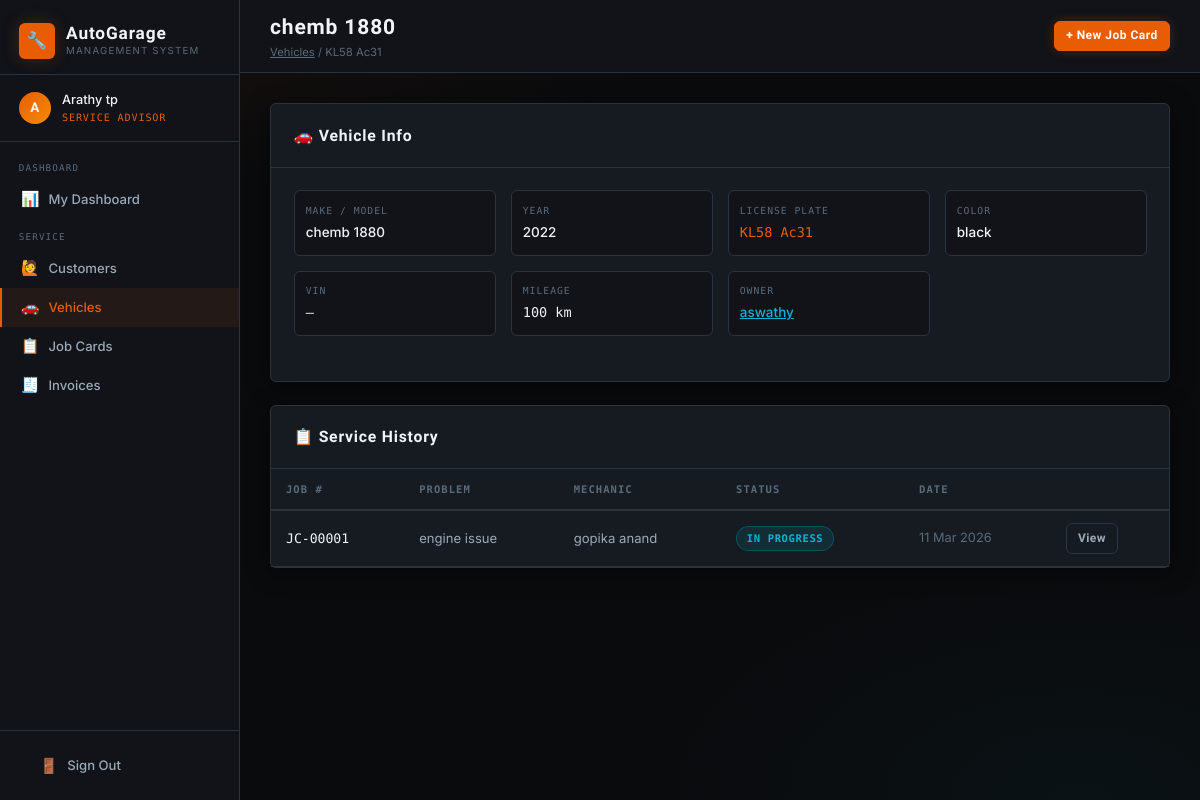
The page /vehicles/1/ (signed in) on the database its author committed.
### core/models.py (models this page shows, shortened)
class UserProfile(models.Model):
    ROLE_CHOICES = [
        ('owner', 'Owner'),
        ('advisor', 'Service Advisor'),
        ('mechanic', 'Mechanic'),
        ('store_manager', 'Store Manager'),
    ]
    user = models.OneToOneField(User, on_delete=models.CASCADE, related_name='profile')
    role = models.CharField(max_length=20, choices=ROLE_CHOICES)
    phone = models.CharField(max_length=20, blank=True)
    created_at = models.DateTimeField(auto_now_add=True)

class Vehicle(models.Model):
    customer = models.ForeignKey(Customer, on_delete=models.CASCADE, related_name='vehicles')
    make = models.CharField(max_length=50)
    model = models.CharField(max_length=50)
    year = models.PositiveIntegerField()
    license_plate = models.CharField(max_length=20, unique=True)
    vin = models.CharField(max_length=50, blank=True)
    color = models.CharField(max_length=30, blank=True)
    mileage = models.PositiveIntegerField(default=0)
    def __str__(self):
        return f"{self.year} {self.make} {self.model} ({self.license_plate})"

class Customer(models.Model):
    name = models.CharField(max_length=100)
    email = models.EmailField(blank=True)
    phone = models.CharField(max_length=20)
    address = models.TextField(blank=True)
    created_at = models.DateTimeField(auto_now_add=True)
    created_by = models.ForeignKey(User, on_delete=models.SET_NULL, null=True)

class JobCard(models.Model):
    STATUS_CHOICES = [
        ('pending', 'Pending'),
        ('in_progress', 'In Progress'),
        ('waiting_parts', 'Waiting for Parts'),
        ('completed', 'Completed'),
        ('delivered', 'Delivered'),
    ]
    job_number = models.CharField(max_length=20, unique=True, blank=True)
    vehicle = models.ForeignKey(Vehicle, on_delete=models.CASCADE, related_name='job_cards')
    advisor = models.ForeignKey(User, on_delete=models.SET_NULL, null=True, related_name='advised_jobs')
    mechanic = models.ForeignKey(User, on_delete=models.SET_NULL, null=True, blank=True, related_name='assigned_jobs')
    problem_description = models.TextField()
    repair_instructions = models.TextField(blank=True)
    status = models.CharField(max_length=20, choices=STATUS_CHOICES, default='pending')
    created_at = models.DateTimeField(auto_now_add=True)
    updated_at = models.DateTimeField(auto_now=True)
    completed_at = models.DateTimeField(null=True, blank=True)
    labour_cost = models.DecimalField(max_digits=10, decimal_places=2, default=0)
    notes = models.TextField(blank=True)

### core/views.py (the view)
# urls.py: path('vehicles/<int:pk>/', views.vehicle_detail, name='vehicle_detail'),
@login_required
@role_required('owner', 'advisor')
def vehicle_detail(request, pk):
    vehicle = get_object_or_404(Vehicle, pk=pk)
    jobs = vehicle.job_cards.all().order_by('-created_at')
    return render(request, 'core/vehicle_detail.html', {'vehicle': vehicle, 'jobs': jobs})

### core/views.py (called while the page is built)
def role_required(*roles):
    def decorator(view_func):
        @wraps(view_func)
        def wrapper(request, *args, **kwargs):
            if not request.user.is_authenticated:
                return redirect('login')
            try:
                profile = request.user.profile
                if profile.role in roles or request.user.is_superuser:
                    return view_func(request, *args, **kwargs)
            except UserProfile.DoesNotExist:
                if request.user.is_superuser:
                    return view_func(request, *args, **kwargs)
            messages.error(request, "You don't have permission to access that page.")
            return redirect('dashboard')
        return wrapper
    return decorator

### core/templates/core/vehicle_detail.html (shortened to what this page needs)
{% extends 'core/base.html' %}
{% block page_title %}{{ vehicle.make }} {{ vehicle.model }}{% endblock %}
{% block breadcrumb %}<a href="{% url 'vehicle_list' %}" style="color:var(--text-3);">Vehicles</a> / {{ vehicle.license_plate }}{% endblock %}
{% block topbar_actions %}
<a href="{% url 'job_create' %}" class="btn btn-primary btn-sm">+ New Job Card</a>
{% endblock %}
{% block content %}
<div class="card mb-3">
  <div class="card-header"><span class="card-title">🚗 Vehicle Info</span></div>
  <div class="card-body">
    <div class="job-meta-grid">
      <div class="job-meta-item"><div class="job-meta-label">Make / Model</div><div class="job-meta-value">{{ vehicle.make }} {{ vehicle.model }}</div></div>
      <div class="job-meta-item"><div class="job-meta-label">Year</div><div class="job-meta-value">{{ vehicle.year }}</div></div>
      <div class="job-meta-item"><div class="job-meta-label">License Plate</div><div class="job-meta-value text-mono text-accent">{{ vehicle.license_plate }}</div></div>
      <div class="job-meta-item"><div class="job-meta-label">Color</div><div class="job-meta-value">{{ vehicle.color|default:"—" }}</div></div>
      <div class="job-meta-item"><div class="job-meta-label">VIN</div><div class="job-meta-value text-mono">{{ vehicle.vin|default:"—" }}</div></div>
      <div class="job-meta-item"><div class="job-meta-label">Mileage</div><div class="job-meta-value text-mono">{{ vehicle.mileage }} km</div></div>
      <div class="job-meta-item"><div class="job-meta-label">Owner</div><div class="job-meta-value"><a href="{% url 'customer_detail' vehicle.customer.pk %}" style="color:var(--teal);">{{ vehicle.customer.name }}</a></div></div>
    </div>
  </div>
</div>
<div class="card">
  <div class="card-header"><span class="card-title">📋 Service History</span></div>
  <div class="table-wrap"><table>
    <thead><tr><th>Job #</th><th>Problem</th><th>Mechanic</th><th>Status</th><th>Date</th><th></th></tr></thead>
    <tbody>
      {% for job in jobs %}
      <tr>
        <td class="text-mono text-accent">{{ job.job_number }}</td>
        <td style="max-width:200px; overflow:hidden; text-overflow:ellipsis; white-space:nowrap;">{{ job.problem_description }}</td>
        <td>{{ job.mechanic.get_full_name|default:job.mechanic.username|default:"—" }}</td>
        <td><span class="badge badge-{{ job.status }}">{{ job.get_status_display }}</span></td>
        <td class="text-muted">{{ job.created_at|date:"d M Y" }}</td>
        <td><a href="{% url 'job_detail' job.pk %}" class="btn btn-secondary btn-sm">View</a></td>
      </tr>
      {% empty %}<tr><td colspan="6" class="text-center text-muted">No service history</td></tr>
      {% endfor %}
    </tbody>
  </table></div>
</div>
{% endblock %}

### core/templates/core/base.html (shortened to what this page needs)
{% load static %}
<!DOCTYPE html>
<html lang="en">
<head>
  <link rel="stylesheet" href="{% static 'core/css/style.css' %}">
</head>
<body>
<div class="layout">
  <aside class="sidebar">
    <div class="sidebar-brand">
      <a href="{% url 'dashboard' %}" class="logo">
        <div class="logo-icon">🔧</div>
        <div>
          <div class="logo-text">AutoGarage</div>
          <div class="logo-sub">Management System</div>
        </div>
      </a>
    </div>
    <div class="sidebar-user">
      <div class="user-avatar">{{ request.user.username|first|upper }}</div>
      <div>
        <div class="user-name">{{ request.user.get_full_name|default:request.user.username }}</div>
        <div class="user-role">
          {% if request.user.is_superuser %}Owner{% else %}{{ request.user.profile.get_role_display }}{% endif %}
        </div>
      </div>
    </div>
    <nav class="sidebar-nav">
      {% with role=request.user.profile.role|default:"owner" %}
      {% if request.user.is_superuser or role == "owner" %}
      <div class="nav-section">
        <div class="nav-section-label">Overview</div>
        <a href="{% url 'owner_dashboard' %}" class="nav-link {% if request.resolver_match.url_name == 'owner_dashboard' %}active{% endif %}">
          <span class="icon">📊</span><span>Dashboard</span>
        </a>
        <a href="{% url 'reports' %}" class="nav-link {% if request.resolver_match.url_name == 'reports' %}active{% endif %}">
          <span class="icon">📈</span><span>Reports</span>
        </a>
      </div>
      <div class="nav-section">
        <div class="nav-section-label">People</div>
        <a href="{% url 'staff_list' %}" class="nav-link {% if 'staff' in request.resolver_match.url_name %}active{% endif %}">
          <span class="icon">👥</span><span>Staff</span>
        </a>
        <a href="{% url 'customer_list' %}" class="nav-link {% if 'customer' in request.resolver_match.url_name %}active{% endif %}">
          <span class="icon">🙋</span><span>Customers</span>
        </a>
      </div>
      <div class="nav-section">
        <div class="nav-section-label">Operations</div>
        <a href="{% url 'vehicle_list' %}" class="nav-link {% if 'vehicle' in request.resolver_match.url_name %}active{% endif %}">
          <span class="icon">🚗</span><span>Vehicles</span>
        </a>
        <a href="{% url 'job_list' %}" class="nav-link {% if 'job' in request.resolver_match.url_name %}active{% endif %}">
          <span class="icon">📋</span><span>Job Cards</span>
        </a>
        <a href="{% url 'invoice_list' %}" class="nav-link {% if 'invoice' in request.resolver_match.url_name %}active{% endif %}">
          <span class="icon">🧾</span><span>Invoices</span>
        </a>
      </div>
      <div class="nav-section">
        <div class="nav-section-label">Inventory</div>
        <a href="{% url 'parts_list' %}" class="nav-link {% if 'part' in request.resolver_match.url_name %}active{% endif %}">
          <span class="icon">⚙️</span><span>Spare Parts</span>
        </a>
        <a href="{% url 'category_list' %}" class="nav-link {% if 'category' in request.resolver_match.url_name %}active{% endif %}">
          <span class="icon">🏷️</span><span>Categories</span>
        </a>
        <a href="{% url 'supplier_list' %}" class="nav-link {% if 'supplier' in request.resolver_match.url_name %}active{% endif %}">
          <span class="icon">🏭</span><span>Suppliers</span>
        </a>
      </div>
      {% elif role == "advisor" %}
      <div class="nav-section">
        <div class="nav-section-label">Dashboard</div>
        <a href="{% url 'advisor_dashboard' %}" class="nav-link {% if request.resolver_match.url_name == 'advisor_dashboard' %}active{% endif %}">
          <span class="icon">📊</span><span>My Dashboard</span>
        </a>
      </div>
      <div class="nav-section">
        <div class="nav-section-label">Service</div>
        <a href="{% url 'customer_list' %}" class="nav-link {% if 'customer' in request.resolver_match.url_name %}active{% endif %}">
          <span class="icon">🙋</span><span>Customers</span>
        </a>
        <a href="{% url 'vehicle_list' %}" class="nav-link {% if 'vehicle' in request.resolver_match.url_name %}active{% endif %}">
          <span class="icon">🚗</span><span>Vehicles</span>
        </a>
        <a href="{% url 'job_list' %}" class="nav-link {% if 'job' in request.resolver_match.url_name %}active{% endif %}">
          <span class="icon">📋</span><span>Job Cards</span>
        </a>
        <a href="{% url 'invoice_list' %}" class="nav-link {% if 'invoice' in request.resolver_match.url_name %}active{% endif %}">
          <span class="icon">🧾</span><span>Invoices</span>
        </a>
      </div>
      {% endif %}
      {% endwith %}
    </nav>
    <div class="sidebar-footer">
      <a href="{% url 'logout' %}" class="nav-link">
        <span class="icon">🚪</span><span>Sign Out</span>
      </a>
    </div>
  </aside>
  <div class="main">
    <div class="topbar">
      <div class="page-title">
        {% block page_title %}Dashboard{% endblock %}
        <span class="breadcrumb">{% block breadcrumb %}{% endblock %}</span>
      </div>
      <div class="topbar-actions">
        {% block topbar_actions %}{% endblock %}
      </div>
    </div>
    <div class="content">
      {% block content %}{% endblock %}
    </div>
  </div>
</div>
</body>
</html>

### rows shown on the page
Vehicle: make "chemb", model "1880", license_plate "KL58 Ac31", year "2022", color "black", vin "—", mileage "100", customer.name "aswathy"
JobCard: job_number "JC-00001", problem_description "engine issue", mechanic.get_full_name "gopika anand", status "IN PROGRESS", created_at "11 Mar 2026"

### other values the page prints
{{ request.user.username|first|upper }} "A"
{{ request.user.get_full_name|default:request.user.username }} "Arathy tp"
{{ request.user.profile.get_role_display }} "SERVICE ADVISOR"
